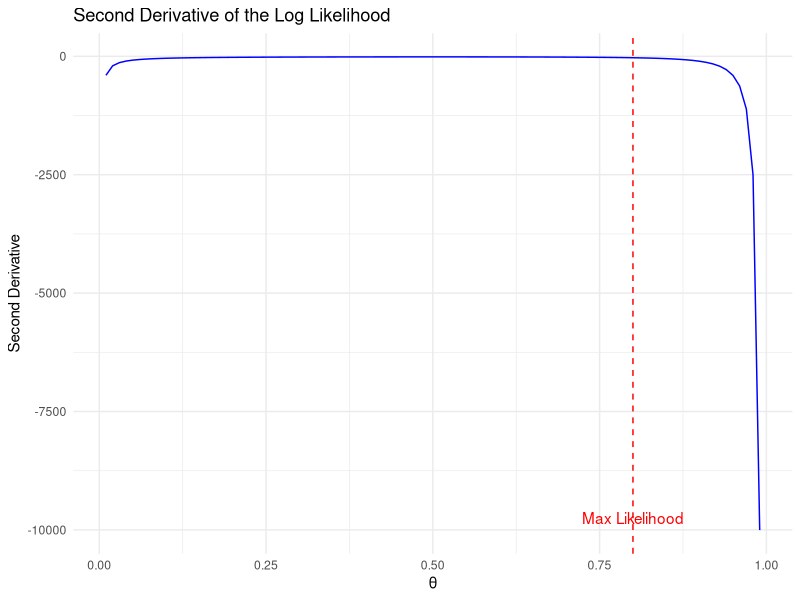
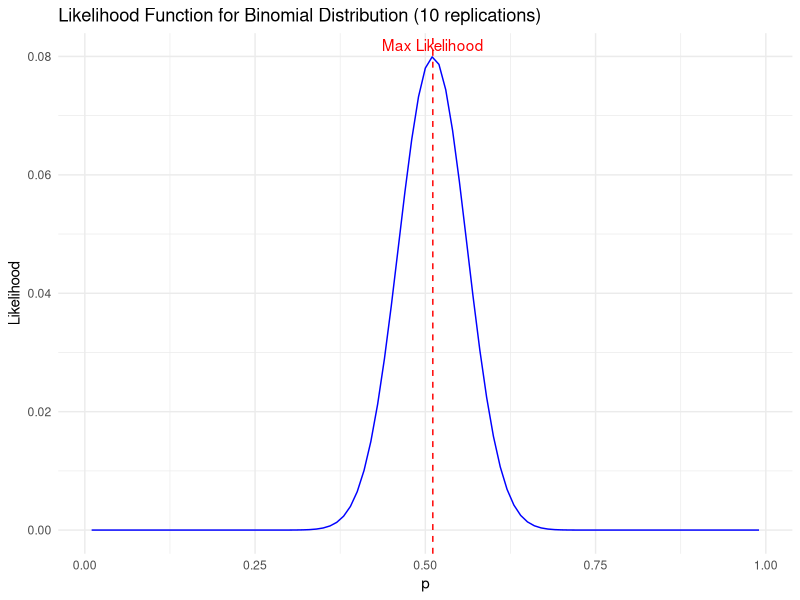
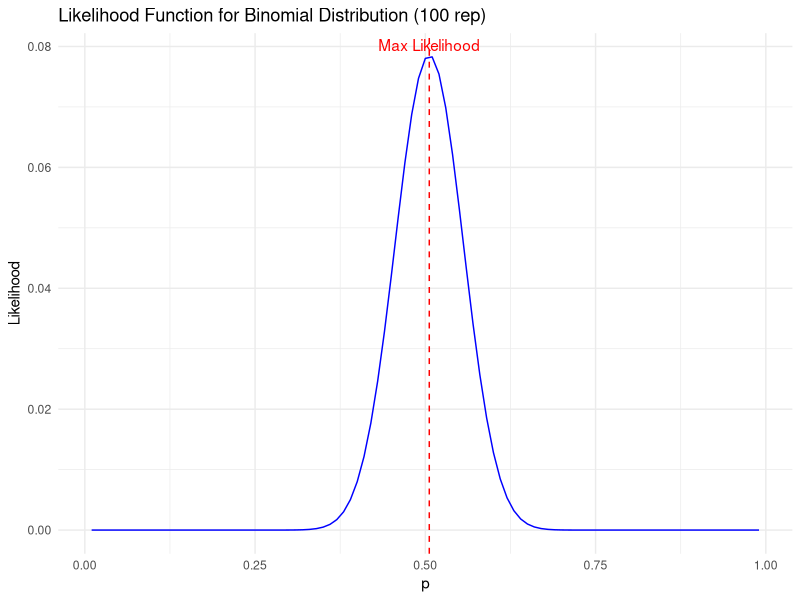
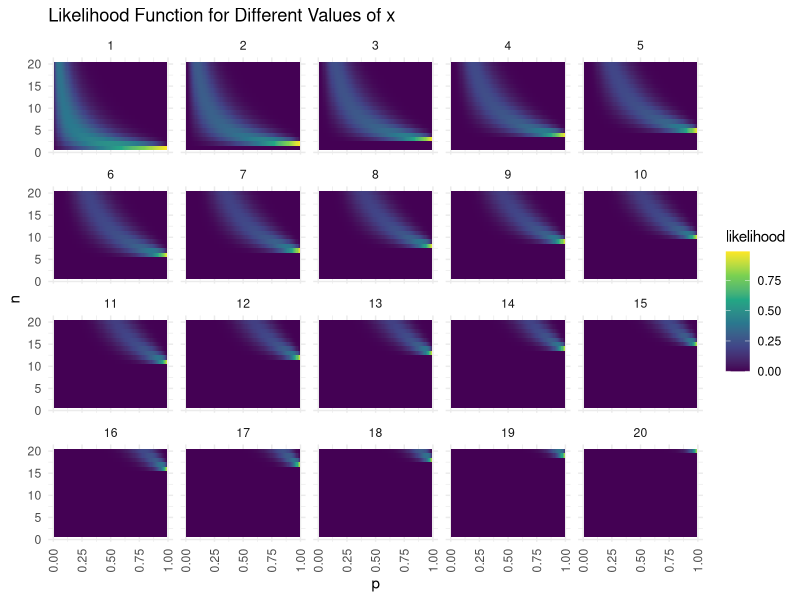

Reproduce these figures in R, in order.
## ---- chunk 1
library(tidyverse)
library(knitr)

# Define the second derivative function
sec_dev <- function(theta) {
  return(-4 / theta - 1 / (1 - theta)^2)
}

# Generate theta values
theta_values <- seq(0.01, 0.99, by = 0.01)

# Calculate second derivative for each theta
second_derivative_values <- sapply(theta_values, sec_dev)

# Create data frame
data <- tibble(theta = theta_values, second_derivative = second_derivative_values)

# Maximum likelihood estimate for binomial distribution with n = 5 and x = 4
theta_mle <- 4 / 5

# Plot the second derivative and highlight the maximum likelihood
ggplot(data, aes(x = theta, y = second_derivative)) +
  geom_line(color = "blue") +
  geom_vline(xintercept = theta_mle, linetype = "dashed", color = "red") + # Highlight the maximum likelihood value
  annotate("text", x = theta_mle, y = min(second_derivative_values), label = "Max Likelihood", color = "red", vjust = -0.5) +
  labs(title = "Second Derivative of the Log Likelihood", x = "θ", y = "Second Derivative") +
  theme_minimal()

## ---- chunk 2
# Parameters
n <- 15
p <- 0.001

# Probability of observing 0 successes
prob_zero_successes <- dbinom(0, size = n, prob = p)

# Print the probability
prob_zero_successes
## ---- chunk 3
options(warn = -1)
# Set seed for reproducibility
set.seed(123)

# Simulate 10 replications
replications_10 <- rbinom(10, size = 100, prob = 0.5)

# View the simulated values
replications_10
## ---- chunk 4
# Define the likelihood function
likelihood <- function(p, n, x) {
  return(choose(n, x) * p^x * (1 - p)^(n - x))
}

# Generate a sequence of p values
p_values <- seq(0.01, 0.99, by = 0.01)

# Assume n = 100 and use the average of the replications as x
n <- 100
x <- mean(replications_10)

# Calculate the likelihood for each p
likelihood_values <- sapply(p_values, likelihood, n = n, x = x)

# Create a data frame for plotting
data_10 <- data.frame(p = p_values, likelihood = likelihood_values)

# Plot the likelihood function
ggplot(data_10, aes(x = p, y = likelihood)) +
  geom_line(color = "blue") +
  labs(title = "Likelihood Function for Binomial Distribution (10 replications)", x = "p", y = "Likelihood") +
  theme_minimal() +
  geom_vline(xintercept = x/n, linetype = "dashed", color = "red") + # Highlight the maximum likelihood value
  annotate("text", x = x/n, y = max(likelihood_values), label = "Max Likelihood", color = "red", vjust = -0.5)

## ---- chunk 5
# Simulate 100 replications
replications_100 <- rbinom(100, size = 100, prob = 0.5)

# View the simulated values
print(replications_100)

# Use the average of the replications as x
x <- mean(replications_100)

# Calculate the likelihood for each p
likelihood_values <- sapply(p_values, likelihood, n = n, x = x)

# Create a data frame for plotting
data_100 <- data.frame(p = p_values, likelihood = likelihood_values)

# Plot the likelihood function
ggplot(data_100, aes(x = p, y = likelihood)) +
  geom_line(color = "blue") +
  labs(title = "Likelihood Function for Binomial Distribution (100 rep)", x = "p", y = "Likelihood") +
  theme_minimal() +
  geom_vline(xintercept = x/n, linetype = "dashed", color = "red") + # Highlight the maximum likelihood value
  annotate("text", x = x/n, y = max(likelihood_values), label = "Max Likelihood", color = "red", vjust = -0.5)

## ---- chunk 6
# Load necessary libraries
library(ggplot2)
library(dplyr)
library(tidyr)

# Define the likelihood function
likelihood <- function(p, n, x) {
  choose(n, x) * p^x * (1 - p)^(n - x)
}

# Define grid values for p and n
p_values <- seq(0.01, 0.99, length.out = 100)
n_values <- 1:20
x_values <- 1:20

# Generate data for all combinations of p, n, and x
data <- expand.grid(p = p_values, n = n_values, x = x_values) %>%
  mutate(likelihood = mapply(likelihood, p, n, x))

# Plot using ggplot2 with facet_wrap for each x value
ggplot(data, aes(x = p, y = n, fill = likelihood)) +
  geom_tile() +
  scale_fill_viridis_c(option = "viridis") +
  labs(title = "Likelihood Function for Different Values of x", x = "p", y = "n") +
  facet_wrap(~ x, ncol = 5) +
  theme_minimal() +
  theme(axis.text.x = element_text(angle = 90, vjust = 0.5, hjust = 1))
